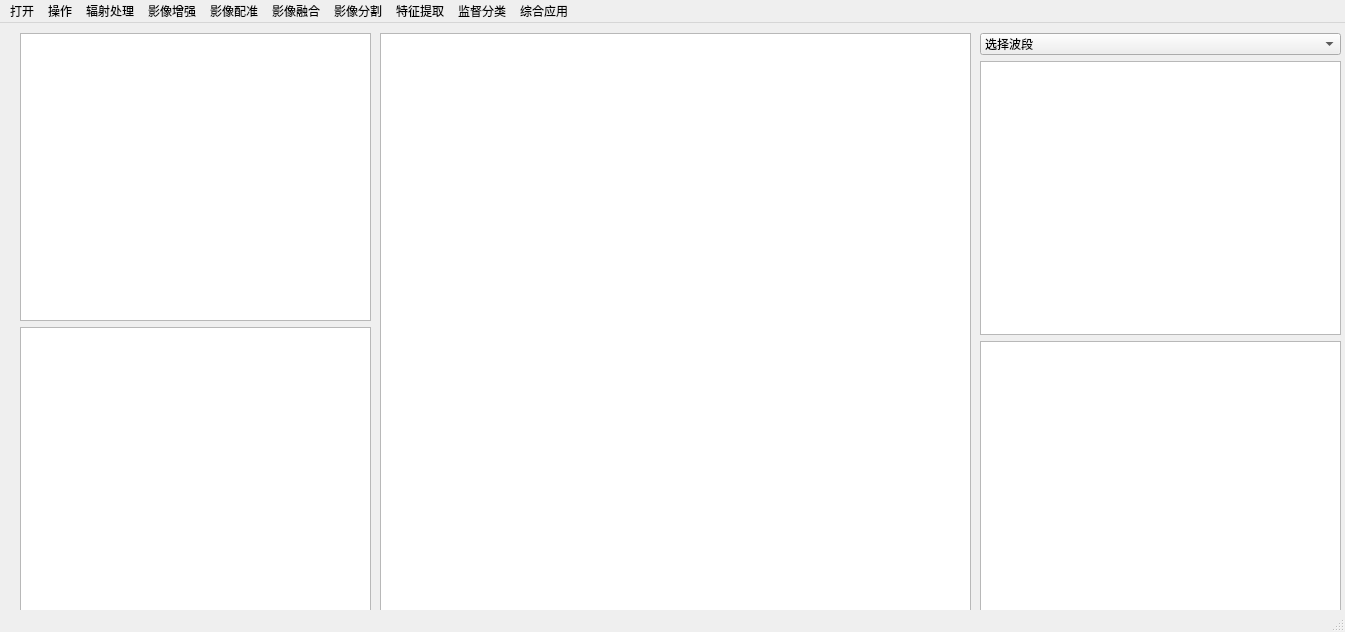
<?xml version="1.0" encoding="UTF-8"?>
<ui version="4.0">
 <class>MainWindow</class>
 <widget class="QMainWindow" name="MainWindow">
  <property name="geometry">
   <rect>
    <x>0</x>
    <y>0</y>
    <width>1345</width>
    <height>632</height>
   </rect>
  </property>
  <property name="windowTitle">
   <string>遥感数字图像处理</string>
  </property>
  <widget class="QWidget" name="centralwidget">
   <widget class="QGraphicsView" name="graphicsView">
    <property name="geometry">
     <rect>
      <x>380</x>
      <y>10</y>
      <width>591</width>
      <height>581</height>
     </rect>
    </property>
   </widget>
   <widget class="QWidget" name="verticalLayoutWidget">
    <property name="geometry">
     <rect>
      <x>20</x>
      <y>10</y>
      <width>351</width>
      <height>581</height>
     </rect>
    </property>
    <layout class="QVBoxLayout" name="verticalLayout">
     <item>
      <widget class="QTreeView" name="treeView"/>
     </item>
     <item>
      <widget class="QTextEdit" name="textEdit"/>
     </item>
    </layout>
   </widget>
   <widget class="QWidget" name="verticalLayoutWidget_2">
    <property name="geometry">
     <rect>
      <x>980</x>
      <y>10</y>
      <width>361</width>
      <height>581</height>
     </rect>
    </property>
    <layout class="QVBoxLayout" name="verticalLayout_2">
     <item>
      <widget class="QComboBox" name="comboBox">
       <property name="enabled">
        <bool>true</bool>
       </property>
       <property name="currentText">
        <string>选择波段</string>
       </property>
       <item>
        <property name="text">
         <string>选择波段</string>
        </property>
       </item>
       <item>
        <property name="text">
         <string>band1</string>
        </property>
       </item>
       <item>
        <property name="text">
         <string>band2</string>
        </property>
       </item>
       <item>
        <property name="text">
         <string>band3</string>
        </property>
       </item>
       <item>
        <property name="text">
         <string>allband</string>
        </property>
       </item>
      </widget>
     </item>
     <item>
      <widget class="QGraphicsView" name="graphicsView_2"/>
     </item>
     <item>
      <widget class="QGraphicsView" name="graphicsView_3"/>
     </item>
    </layout>
   </widget>
  </widget>
  <widget class="QMenuBar" name="menubar">
   <property name="geometry">
    <rect>
     <x>0</x>
     <y>0</y>
     <width>1345</width>
     <height>21</height>
    </rect>
   </property>
   <widget class="QMenu" name="menu">
    <property name="title">
     <string>打开</string>
    </property>
    <addaction name="Action_OpenRaster"/>
    <addaction name="separator"/>
    <addaction name="Action_Exit"/>
   </widget>
   <widget class="QMenu" name="menu_2">
    <property name="title">
     <string>操作</string>
    </property>
    <addaction name="Action_ShowHistogram"/>
    <addaction name="Action_ShowRaster"/>
   </widget>
   <widget class="QMenu" name="menu_4">
    <property name="title">
     <string>辐射处理</string>
    </property>
    <addaction name="action_RadiometricCalibration"/>
    <addaction name="action_Terrain_Correction"/>
    <addaction name="action_Atmospheric_Correction"/>
   </widget>
   <widget class="QMenu" name="menu_5">
    <property name="title">
     <string>影像增强</string>
    </property>
    <widget class="QMenu" name="menu_6">
     <property name="title">
      <string>傅里叶变换</string>
     </property>
     <widget class="QMenu" name="menu_15">
      <property name="title">
       <string>低通滤波</string>
      </property>
      <addaction name="actionli"/>
      <addaction name="actiongauss"/>
     </widget>
     <addaction name="actionDFT_2"/>
     <addaction name="menu_15"/>
     <addaction name="action_high_pass"/>
    </widget>
    <widget class="QMenu" name="menu_7">
     <property name="title">
      <string>空间平滑</string>
     </property>
     <addaction name="action_Mean_Smoothing"/>
    </widget>
    <widget class="QMenu" name="menu_8">
     <property name="title">
      <string>空间锐化</string>
     </property>
     <addaction name="action_Sobel_Gradient"/>
     <addaction name="action_Laplace_Gradient"/>
    </widget>
    <addaction name="action_Percentage_Stretch"/>
    <addaction name="action_Histogram_Equalization"/>
    <addaction name="menu_6"/>
    <addaction name="menu_7"/>
    <addaction name="menu_8"/>
   </widget>
   <widget class="QMenu" name="menu_9">
    <property name="title">
     <string>影像配准</string>
    </property>
    <widget class="QMenu" name="menu_10">
     <property name="title">
      <string>自动配准</string>
     </property>
     <widget class="QMenu" name="menuSIFT_2">
      <property name="title">
       <string>SIFT算法</string>
      </property>
      <addaction name="action_KeyPoints"/>
      <addaction name="actionFLANN"/>
     </widget>
     <addaction name="menuSIFT_2"/>
    </widget>
    <addaction name="action_Rough_Georeferencing_of_UAV_Imagery"/>
    <addaction name="action_Manual_Registration"/>
    <addaction name="menu_10"/>
   </widget>
   <widget class="QMenu" name="menu_3">
    <property name="title">
     <string>影像融合</string>
    </property>
    <addaction name="actionBrovey"/>
    <addaction name="actionIHS"/>
    <addaction name="actionPCA"/>
   </widget>
   <widget class="QMenu" name="menu_11">
    <property name="title">
     <string>影像分割</string>
    </property>
    <addaction name="actionKmeans"/>
    <addaction name="action_IterativeThresholdSegmentation"/>
    <addaction name="actionOSTU"/>
    <addaction name="actionISODATA"/>
    <addaction name="actionhunhegaussmodel"/>
   </widget>
   <widget class="QMenu" name="menu_12">
    <property name="title">
     <string>特征提取</string>
    </property>
    <widget class="QMenu" name="menu_13">
     <property name="title">
      <string>角点检测</string>
     </property>
     <addaction name="actionMoravec"/>
     <addaction name="actionHarris"/>
    </widget>
    <addaction name="menu_13"/>
    <addaction name="action_LineDetection"/>
   </widget>
   <widget class="QMenu" name="menu_14">
    <property name="title">
     <string>监督分类</string>
    </property>
    <addaction name="actionMLC"/>
    <addaction name="actionmindistance"/>
   </widget>
   <widget class="QMenu" name="menu_16">
    <property name="title">
     <string>综合应用</string>
    </property>
    <addaction name="actionNDVI"/>
   </widget>
   <addaction name="menu"/>
   <addaction name="menu_2"/>
   <addaction name="menu_4"/>
   <addaction name="menu_5"/>
   <addaction name="menu_9"/>
   <addaction name="menu_3"/>
   <addaction name="menu_11"/>
   <addaction name="menu_12"/>
   <addaction name="menu_14"/>
   <addaction name="menu_16"/>
  </widget>
  <widget class="QStatusBar" name="statusbar"/>
  <action name="Action_OpenRaster">
   <property name="text">
    <string>文件</string>
   </property>
   <property name="toolTip">
    <string>Files</string>
   </property>
  </action>
  <action name="Action_Exit">
   <property name="text">
    <string>退出</string>
   </property>
   <property name="toolTip">
    <string>Exit</string>
   </property>
  </action>
  <action name="Action_ShowHistogram">
   <property name="text">
    <string>直方图显示</string>
   </property>
   <property name="toolTip">
    <string>HistogramShow</string>
   </property>
  </action>
  <action name="Action_ShowRaster">
   <property name="text">
    <string>显示影像</string>
   </property>
   <property name="toolTip">
    <string>ShowRaster</string>
   </property>
  </action>
  <action name="action_RadiometricCalibration">
   <property name="text">
    <string>辐射定标</string>
   </property>
   <property name="toolTip">
    <string>Radiometric_Calibration</string>
   </property>
  </action>
  <action name="action_Terrain_Correction">
   <property name="text">
    <string>地形校正</string>
   </property>
   <property name="toolTip">
    <string>Terrain_Correction</string>
   </property>
  </action>
  <action name="action_Atmospheric_Correction">
   <property name="text">
    <string>大气校正</string>
   </property>
   <property name="toolTip">
    <string>Atmospheric_Correction</string>
   </property>
  </action>
  <action name="action_Percentage_Stretch">
   <property name="text">
    <string>百分比拉伸</string>
   </property>
   <property name="toolTip">
    <string>Percentage_Stretch</string>
   </property>
  </action>
  <action name="action_Histogram_Equalization">
   <property name="text">
    <string>直方图均衡化</string>
   </property>
   <property name="toolTip">
    <string>Histogram_Equalization</string>
   </property>
  </action>
  <action name="actionDFT_2">
   <property name="text">
    <string>DFT</string>
   </property>
  </action>
  <action name="actionFFT">
   <property name="text">
    <string>FFT</string>
   </property>
  </action>
  <action name="action_Mean_Smoothing">
   <property name="text">
    <string>均值平滑</string>
   </property>
   <property name="toolTip">
    <string>Mean_Smoothing</string>
   </property>
  </action>
  <action name="action_Sobel_Gradient">
   <property name="text">
    <string>Sobel梯度</string>
   </property>
   <property name="toolTip">
    <string>Sobel_Gradient</string>
   </property>
  </action>
  <action name="action_Laplace_Gradient">
   <property name="text">
    <string>Laplace梯度</string>
   </property>
   <property name="toolTip">
    <string>Laplace_Gradient</string>
   </property>
  </action>
  <action name="action_Rough_Georeferencing_of_UAV_Imagery">
   <property name="text">
    <string>无人机影像粗校正</string>
   </property>
   <property name="toolTip">
    <string>Rough_Georeferencing_of_UAV_Imagery</string>
   </property>
  </action>
  <action name="action_Manual_Registration">
   <property name="text">
    <string>手动配准</string>
   </property>
   <property name="toolTip">
    <string>Manual_Registration</string>
   </property>
  </action>
  <action name="action_KeyPoints">
   <property name="text">
    <string>特征点选取</string>
   </property>
   <property name="toolTip">
    <string>KeyPoints</string>
   </property>
  </action>
  <action name="actionFLANN">
   <property name="text">
    <string>FLANN</string>
   </property>
  </action>
  <action name="action_high_pass">
   <property name="text">
    <string>高通滤波</string>
   </property>
   <property name="toolTip">
    <string>high_pass</string>
   </property>
  </action>
  <action name="actionBrovey">
   <property name="text">
    <string>Brovey变换融合</string>
   </property>
  </action>
  <action name="actionIHS">
   <property name="text">
    <string>IHS变换融合</string>
   </property>
  </action>
  <action name="actionPCA">
   <property name="text">
    <string>PCA变换融合</string>
   </property>
  </action>
  <action name="actionKmeans">
   <property name="text">
    <string>Kmeans</string>
   </property>
  </action>
  <action name="actionMoravec">
   <property name="text">
    <string>Moravec</string>
   </property>
  </action>
  <action name="actionHarris">
   <property name="text">
    <string>Harris</string>
   </property>
  </action>
  <action name="action_LineDetection">
   <property name="text">
    <string>直线提取</string>
   </property>
   <property name="toolTip">
    <string>LineDetection</string>
   </property>
  </action>
  <action name="action_IterativeThresholdSegmentation">
   <property name="text">
    <string>迭代阈值分割</string>
   </property>
   <property name="toolTip">
    <string>IterativeThresholdSegmentation</string>
   </property>
  </action>
  <action name="actionOSTU">
   <property name="text">
    <string>OSTU</string>
   </property>
  </action>
  <action name="actionISODATA">
   <property name="text">
    <string>ISODATA</string>
   </property>
  </action>
  <action name="actionhunhegaussmodel">
   <property name="text">
    <string>混合高斯模型</string>
   </property>
   <property name="toolTip">
    <string>hunhegaussmodel</string>
   </property>
  </action>
  <action name="actionMLC">
   <property name="text">
    <string>最大似然法</string>
   </property>
  </action>
  <action name="actionmindistance">
   <property name="text">
    <string>最小距离法</string>
   </property>
  </action>
  <action name="actionli">
   <property name="text">
    <string>理想低通滤波器</string>
   </property>
  </action>
  <action name="actiongauss">
   <property name="text">
    <string>高斯低通滤波器</string>
   </property>
  </action>
  <action name="actionNDVI">
   <property name="text">
    <string>NDVI植被检测</string>
   </property>
  </action>
 </widget>
 <resources/>
 <connections/>
</ui>
